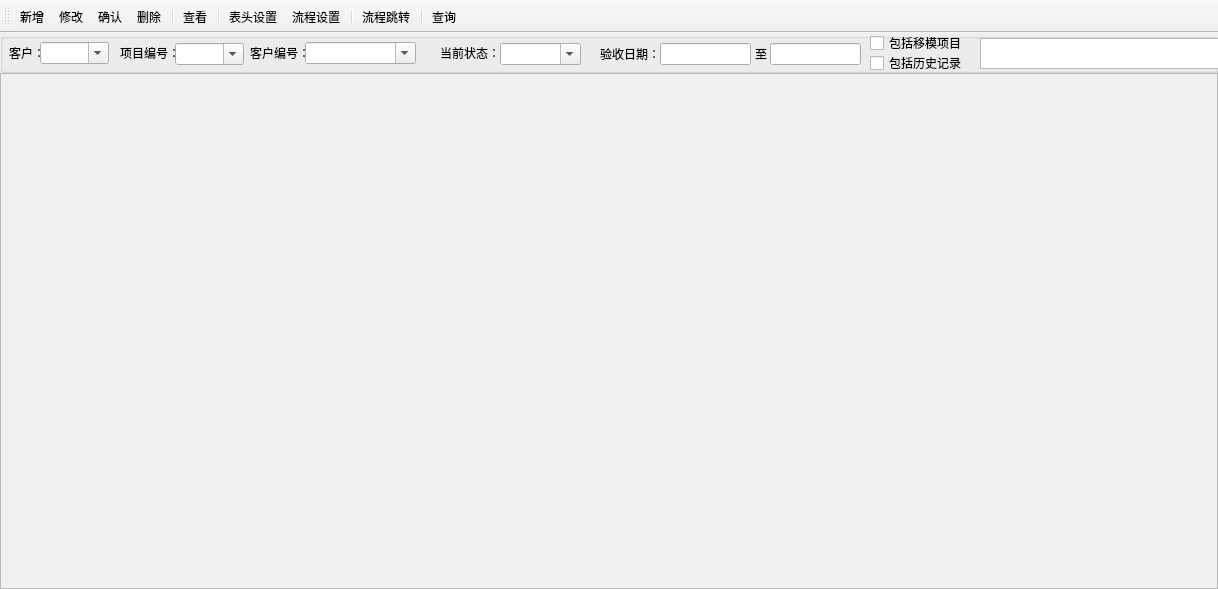
<?xml version="1.0" encoding="UTF-8"?>
<ui version="4.0">
 <class>xiangmuxinxi</class>
 <widget class="QMainWindow" name="xiangmuxinxi">
  <property name="enabled">
   <bool>true</bool>
  </property>
  <property name="geometry">
   <rect>
    <x>0</x>
    <y>0</y>
    <width>1218</width>
    <height>589</height>
   </rect>
  </property>
  <property name="acceptDrops">
   <bool>false</bool>
  </property>
  <property name="windowTitle">
   <string>样品信息</string>
  </property>
  <property name="windowIcon">
   <iconset>
    <normaloff>ICO/png/571417.png</normaloff>ICO/png/571417.png</iconset>
  </property>
  <property name="documentMode">
   <bool>false</bool>
  </property>
  <property name="dockNestingEnabled">
   <bool>false</bool>
  </property>
  <property name="unifiedTitleAndToolBarOnMac">
   <bool>false</bool>
  </property>
  <widget class="QWidget" name="centralwidget">
   <layout class="QGridLayout" name="gridLayout_2">
    <property name="leftMargin">
     <number>0</number>
    </property>
    <property name="topMargin">
     <number>0</number>
    </property>
    <property name="rightMargin">
     <number>0</number>
    </property>
    <property name="bottomMargin">
     <number>0</number>
    </property>
    <property name="spacing">
     <number>0</number>
    </property>
    <item row="0" column="0">
     <layout class="QGridLayout" name="gridLayout">
      <property name="spacing">
       <number>0</number>
      </property>
      <item row="2" column="0">
       <widget class="QTableWidget" name="Text_ShuJuXianShi">
        <property name="sizePolicy">
         <sizepolicy hsizetype="Preferred" vsizetype="Preferred">
          <horstretch>0</horstretch>
          <verstretch>0</verstretch>
         </sizepolicy>
        </property>
        <property name="palette">
         <palette>
          <active>
           <colorrole role="Base">
            <brush brushstyle="SolidPattern">
             <color alpha="255">
              <red>240</red>
              <green>240</green>
              <blue>240</blue>
             </color>
            </brush>
           </colorrole>
          </active>
          <inactive>
           <colorrole role="Base">
            <brush brushstyle="SolidPattern">
             <color alpha="255">
              <red>240</red>
              <green>240</green>
              <blue>240</blue>
             </color>
            </brush>
           </colorrole>
          </inactive>
          <disabled>
           <colorrole role="Base">
            <brush brushstyle="SolidPattern">
             <color alpha="255">
              <red>240</red>
              <green>240</green>
              <blue>240</blue>
             </color>
            </brush>
           </colorrole>
          </disabled>
         </palette>
        </property>
        <property name="autoScroll">
         <bool>true</bool>
        </property>
       </widget>
      </item>
      <item row="1" column="0">
       <widget class="QGroupBox" name="groupBox">
        <property name="enabled">
         <bool>true</bool>
        </property>
        <property name="maximumSize">
         <size>
          <width>16777215</width>
          <height>40</height>
         </size>
        </property>
        <property name="title">
         <string/>
        </property>
        <widget class="QLabel" name="label_5">
         <property name="geometry">
          <rect>
           <x>600</x>
           <y>11</y>
           <width>61</width>
           <height>20</height>
          </rect>
         </property>
         <property name="maximumSize">
          <size>
           <width>6666</width>
           <height>6666</height>
          </size>
         </property>
         <property name="text">
          <string>验收日期：</string>
         </property>
        </widget>
        <widget class="QLabel" name="label_6">
         <property name="geometry">
          <rect>
           <x>755</x>
           <y>11</y>
           <width>16</width>
           <height>20</height>
          </rect>
         </property>
         <property name="text">
          <string>至</string>
         </property>
        </widget>
        <widget class="QLabel" name="label_13">
         <property name="geometry">
          <rect>
           <x>440</x>
           <y>10</y>
           <width>60</width>
           <height>20</height>
          </rect>
         </property>
         <property name="maximumSize">
          <size>
           <width>60</width>
           <height>20</height>
          </size>
         </property>
         <property name="text">
          <string>当前状态：</string>
         </property>
        </widget>
        <widget class="QTextEdit" name="Text_BianJi">
         <property name="geometry">
          <rect>
           <x>980</x>
           <y>5</y>
           <width>401</width>
           <height>31</height>
          </rect>
         </property>
        </widget>
        <widget class="QLineEdit" name="Text_QiShi_RiQi">
         <property name="geometry">
          <rect>
           <x>660</x>
           <y>10</y>
           <width>91</width>
           <height>22</height>
          </rect>
         </property>
        </widget>
        <widget class="QLineEdit" name="Text_JieShu_RiQi">
         <property name="geometry">
          <rect>
           <x>770</x>
           <y>10</y>
           <width>91</width>
           <height>22</height>
          </rect>
         </property>
        </widget>
        <widget class="QLabel" name="label_14">
         <property name="geometry">
          <rect>
           <x>9</x>
           <y>10</y>
           <width>31</width>
           <height>20</height>
          </rect>
         </property>
         <property name="maximumSize">
          <size>
           <width>36</width>
           <height>66666</height>
          </size>
         </property>
         <property name="styleSheet">
          <string notr="true"/>
         </property>
         <property name="text">
          <string>客户：</string>
         </property>
        </widget>
        <widget class="QComboBox" name="Text_KeHuBianHhao">
         <property name="geometry">
          <rect>
           <x>305</x>
           <y>9</y>
           <width>111</width>
           <height>22</height>
          </rect>
         </property>
         <property name="editable">
          <bool>true</bool>
         </property>
        </widget>
        <widget class="QLabel" name="label_15">
         <property name="geometry">
          <rect>
           <x>120</x>
           <y>10</y>
           <width>55</width>
           <height>20</height>
          </rect>
         </property>
         <property name="maximumSize">
          <size>
           <width>360</width>
           <height>36</height>
          </size>
         </property>
         <property name="text">
          <string>项目编号：</string>
         </property>
        </widget>
        <widget class="QComboBox" name="Text_XiangMuBianHao">
         <property name="geometry">
          <rect>
           <x>175</x>
           <y>10</y>
           <width>69</width>
           <height>22</height>
          </rect>
         </property>
         <property name="editable">
          <bool>true</bool>
         </property>
        </widget>
        <widget class="QComboBox" name="Text_KeHu">
         <property name="geometry">
          <rect>
           <x>40</x>
           <y>9</y>
           <width>69</width>
           <height>22</height>
          </rect>
         </property>
         <property name="editable">
          <bool>true</bool>
         </property>
        </widget>
        <widget class="QLabel" name="label_19">
         <property name="geometry">
          <rect>
           <x>250</x>
           <y>10</y>
           <width>61</width>
           <height>20</height>
          </rect>
         </property>
         <property name="text">
          <string>客户编号：</string>
         </property>
        </widget>
        <widget class="QWidget" name="layoutWidget">
         <property name="geometry">
          <rect>
           <x>870</x>
           <y>0</y>
           <width>101</width>
           <height>40</height>
          </rect>
         </property>
         <layout class="QVBoxLayout" name="verticalLayout">
          <property name="spacing">
           <number>0</number>
          </property>
          <item>
           <widget class="QCheckBox" name="checkBox_3">
            <property name="text">
             <string>包括移模项目</string>
            </property>
           </widget>
          </item>
          <item>
           <widget class="QCheckBox" name="checkBox_4">
            <property name="text">
             <string>包括历史记录</string>
            </property>
           </widget>
          </item>
         </layout>
        </widget>
        <widget class="QComboBox" name="Text_DangQianZhuangTai">
         <property name="geometry">
          <rect>
           <x>500</x>
           <y>10</y>
           <width>81</width>
           <height>22</height>
          </rect>
         </property>
         <property name="editable">
          <bool>true</bool>
         </property>
        </widget>
       </widget>
      </item>
     </layout>
    </item>
   </layout>
  </widget>
  <widget class="QToolBar" name="toolBar">
   <property name="windowTitle">
    <string>人员信息</string>
   </property>
   <property name="allowedAreas">
    <set>Qt::AllToolBarAreas</set>
   </property>
   <property name="orientation">
    <enum>Qt::Horizontal</enum>
   </property>
   <property name="iconSize">
    <size>
     <width>35</width>
     <height>35</height>
    </size>
   </property>
   <property name="toolButtonStyle">
    <enum>Qt::ToolButtonTextUnderIcon</enum>
   </property>
   <attribute name="toolBarArea">
    <enum>TopToolBarArea</enum>
   </attribute>
   <attribute name="toolBarBreak">
    <bool>false</bool>
   </attribute>
   <addaction name="action_xinzeng"/>
   <addaction name="action_xiugai"/>
   <addaction name="action_QueRen"/>
   <addaction name="action_shanchu"/>
   <addaction name="separator"/>
   <addaction name="action_chakan"/>
   <addaction name="separator"/>
   <addaction name="action_biaotoushezhi"/>
   <addaction name="action_liuchengshezhi"/>
   <addaction name="separator"/>
   <addaction name="action_liuchengtiaozhuan"/>
   <addaction name="separator"/>
   <addaction name="action_chaxun"/>
  </widget>
  <action name="action_xinzeng">
   <property name="icon">
    <iconset resource="../../res.qrc">
     <normaloff>:/new/prefix1/ICO/png/1081676.png</normaloff>:/new/prefix1/ICO/png/1081676.png</iconset>
   </property>
   <property name="text">
    <string>新增</string>
   </property>
   <property name="shortcut">
    <string>Ctrl+Q</string>
   </property>
  </action>
  <action name="action_shanchu">
   <property name="icon">
    <iconset resource="../../res.qrc">
     <normaloff>:/new/prefix1/ICO/png/1081640.png</normaloff>:/new/prefix1/ICO/png/1081640.png</iconset>
   </property>
   <property name="text">
    <string>删除</string>
   </property>
  </action>
  <action name="action_xiugai">
   <property name="icon">
    <iconset resource="../../res.qrc">
     <normaloff>:/new/prefix1/ICO/png/1073170.png</normaloff>:/new/prefix1/ICO/png/1073170.png</iconset>
   </property>
   <property name="text">
    <string>修改</string>
   </property>
  </action>
  <action name="action_chakan">
   <property name="icon">
    <iconset resource="../../res.qrc">
     <normaloff>:/new/prefix1/ICO/png/1081662.png</normaloff>:/new/prefix1/ICO/png/1081662.png</iconset>
   </property>
   <property name="text">
    <string>查看</string>
   </property>
  </action>
  <action name="action_liuchengtiaozhuan">
   <property name="icon">
    <iconset resource="../../res.qrc">
     <normaloff>:/new/prefix1/ICO/png/1081628.png</normaloff>:/new/prefix1/ICO/png/1081628.png</iconset>
   </property>
   <property name="text">
    <string>流程跳转</string>
   </property>
  </action>
  <action name="action_chaxun">
   <property name="icon">
    <iconset resource="../../res.qrc">
     <normaloff>:/new/prefix1/ICO/png/1168148.png</normaloff>:/new/prefix1/ICO/png/1168148.png</iconset>
   </property>
   <property name="text">
    <string>查询</string>
   </property>
   <property name="shortcut">
    <string>Return</string>
   </property>
  </action>
  <action name="action_tuichu">
   <property name="icon">
    <iconset resource="../../res.qrc">
     <normaloff>:/new/prefix1/ICO/png/shell32.dll(240).png</normaloff>:/new/prefix1/ICO/png/shell32.dll(240).png</iconset>
   </property>
   <property name="text">
    <string>退出</string>
   </property>
  </action>
  <action name="action_biaotoushezhi">
   <property name="icon">
    <iconset resource="../../res.qrc">
     <normaloff>:/new/prefix1/ICO/png/1187149.png</normaloff>:/new/prefix1/ICO/png/1187149.png</iconset>
   </property>
   <property name="text">
    <string>表头设置</string>
   </property>
  </action>
  <action name="action_liuchengshezhi">
   <property name="icon">
    <iconset resource="../../res.qrc">
     <normaloff>:/new/prefix1/ICO/png/1081680.png</normaloff>:/new/prefix1/ICO/png/1081680.png</iconset>
   </property>
   <property name="text">
    <string>流程设置</string>
   </property>
  </action>
  <action name="action_QueRen">
   <property name="icon">
    <iconset resource="../../res.qrc">
     <normaloff>:/new/prefix1/ICO/png/g1.png</normaloff>:/new/prefix1/ICO/png/g1.png</iconset>
   </property>
   <property name="text">
    <string>确认</string>
   </property>
   <property name="toolTip">
    <string>确认</string>
   </property>
  </action>
 </widget>
 <tabstops>
  <tabstop>Text_KeHu</tabstop>
  <tabstop>Text_XiangMuBianHao</tabstop>
  <tabstop>Text_KeHuBianHhao</tabstop>
  <tabstop>Text_QiShi_RiQi</tabstop>
  <tabstop>Text_JieShu_RiQi</tabstop>
  <tabstop>Text_BianJi</tabstop>
  <tabstop>Text_ShuJuXianShi</tabstop>
 </tabstops>
 <resources>
  <include location="../../res.qrc"/>
 </resources>
 <connections/>
</ui>
